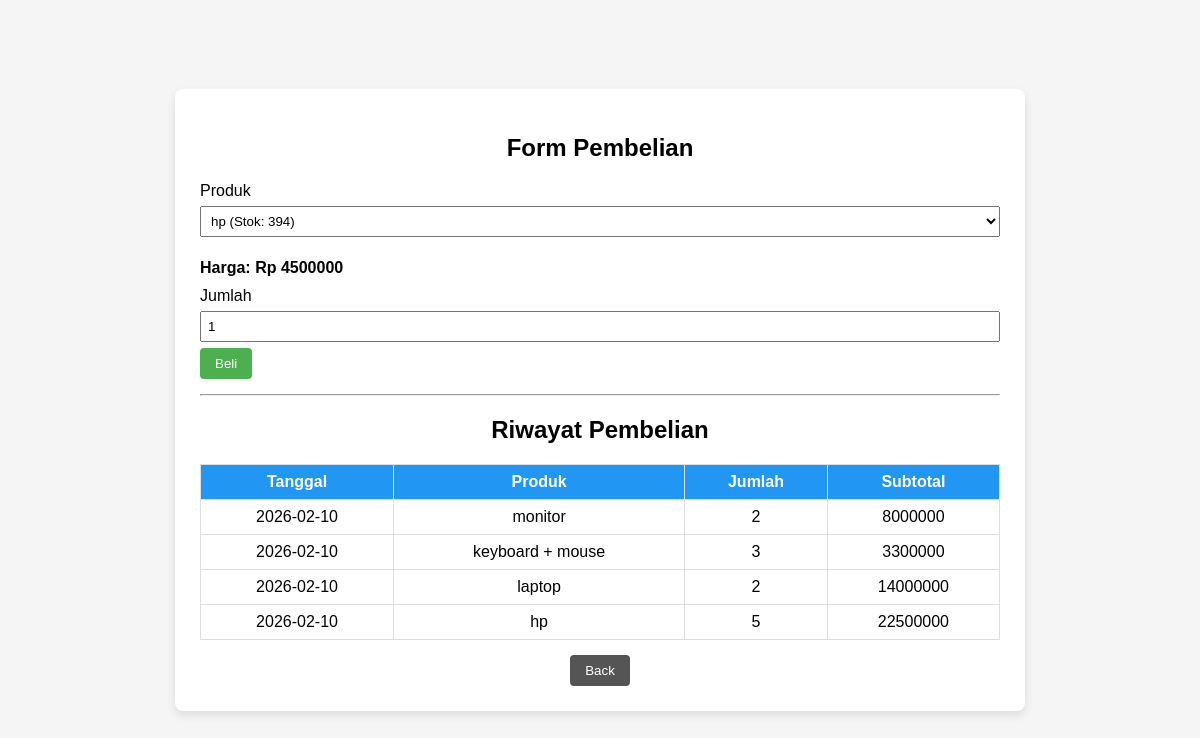
Screenshot of /penjualan.php (signed in) with the database file from the repository.
### tables this page shows
CREATE TABLE `detailpenjualan` (
  `id` int(11) NOT NULL,
  `penjualanid` int(11) NOT NULL,
  `produkid` int(11) NOT NULL,
  `jumlahproduk` int(11) NOT NULL,
  `subtotal` decimal(10,0) NOT NULL,
  `namaproduk` varchar(100) DEFAULT NULL,
  `harga` int(11) DEFAULT NULL,
  `waktu` date DEFAULT NULL
);

CREATE TABLE `penjualan` (
  `id` int(11) NOT NULL,
  `tanggalpenjualan` date DEFAULT NULL,
  `totalharga` decimal(10,0) DEFAULT NULL,
  `pelangganid` int(11) DEFAULT NULL,
  `created_at` datetime DEFAULT current_timestamp()
);

CREATE TABLE `produk` (
  `id` int(11) NOT NULL,
  `namaproduk` varchar(255) DEFAULT NULL,
  `harga` decimal(10,0) DEFAULT NULL,
  `stok` int(11) DEFAULT NULL
);

### penjualan.php (the view, shortened to what this page needs)
<?php
include "koneksi.php";
$pelanggan = mysqli_fetch_assoc(
    mysqli_query($koneksi,"SELECT id FROM pelanggan WHERE idakun='".$_SESSION['id']."'")
);
$pelanggan_id = $pelanggan['id'] ?? null;
$produkList = mysqli_query($koneksi,"SELECT * FROM produk WHERE stok>0");
mysqli_data_seek($produkList, 0);
$riwayat = mysqli_query($koneksi,"
    SELECT pj.tanggalpenjualan,
           dp.jumlahproduk, dp.subtotal, pr.namaproduk
    FROM penjualan pj
    JOIN detailpenjualan dp ON pj.id = dp.penjualanid
    JOIN produk pr ON dp.produkid = pr.id
    WHERE pj.pelangganid = '$pelanggan_id'
    ORDER BY pj.id DESC
");
?>
<!DOCTYPE html>
<html>
<head>
</head>
<body>
<div class="container">
    <h2>Form Pembelian</h2>
    <form method="post">
        <label>Produk</label><br>
        <select name="produk" id="produkSelect" required onchange="updateHarga()">
            <?php while($pr = mysqli_fetch_assoc($produkList)): ?>
                <option value="<?= $pr['id'] ?>" data-harga="<?= $pr['harga'] ?>">
                    <?= $pr['namaproduk'] ?> (Stok: <?= $pr['stok'] ?>)
                </option>
            <?php endwhile; ?>
        </select>
        <p class="harga-produk">Harga: Rp <span id="hargaProduk">0</span></p>
        <label>Jumlah</label><br>
        <input type="number" name="jumlah" min="1" value="1" required><br>
        <button name="beli">Beli</button>
    </form>
    <hr>
    <h2>Riwayat Pembelian</h2>
    <table>
        <tr>
            <th>Tanggal</th>
            <th>Produk</th>
            <th>Jumlah</th>
            <th>Subtotal</th>
        </tr>
        <?php while($r = mysqli_fetch_assoc($riwayat)): ?>
        <tr>
            <td><?= $r['tanggalpenjualan'] ?></td>
            <td><?= $r['namaproduk'] ?></td>
            <td><?= $r['jumlahproduk'] ?></td>
            <td><?= $r['subtotal'] ?></td>
        </tr>
        <?php endwhile; ?>
    </table>
    <div class="back">
        <a href="index.php"><button type="button">Back</button></a>
    </div>
</div>
</body>
</html>

### penjualan.php (style rules this page uses)
body { margin: 0; min-height: 100vh; display: flex; justify-content: center; align-items: center; background-color: whitesmoke; font-family: Arial, sans-serif; }
.container { background: white; padding: 25px; width: 800px; border-radius: 8px; box-shadow: 0 4px 10px rgba(0,0,0,0.1); }
h2 { text-align: center; }
form { margin-bottom: 15px; }
select, input { padding: 6px; margin: 6px 0; width: 100%; box-sizing: border-box; }
button { padding: 8px 15px; border: none; background: #4CAF50; color: white; border-radius: 4px; cursor: pointer; }
table { width: 100%; border-collapse: collapse; margin-top: 15px; }
table th, table td { border: 1px solid #ddd; padding: 8px; text-align: center; }
table th { background: #2196F3; color: white; }
.back { text-align: center; margin-top: 15px; }
.back button { background: #555; }
.harga-produk { font-weight: bold; margin-bottom: 10px; }

### rows the page displays
detailpenjualan: penjualanid.tanggalpenjualan "2026-02-10", produkid.namaproduk "monitor", jumlahproduk "2", subtotal "8000000"
detailpenjualan: penjualanid.tanggalpenjualan "2026-02-10", produkid.namaproduk "keyboard + mouse", jumlahproduk "3", subtotal "3300000"
detailpenjualan: penjualanid.tanggalpenjualan "2026-02-10", produkid.namaproduk "laptop", jumlahproduk "2", subtotal "14000000"
detailpenjualan: penjualanid.tanggalpenjualan "2026-02-10", produkid.namaproduk "hp", jumlahproduk "5", subtotal "22500000"

### other values shown
form field produk "hp (Stok: 394)"
